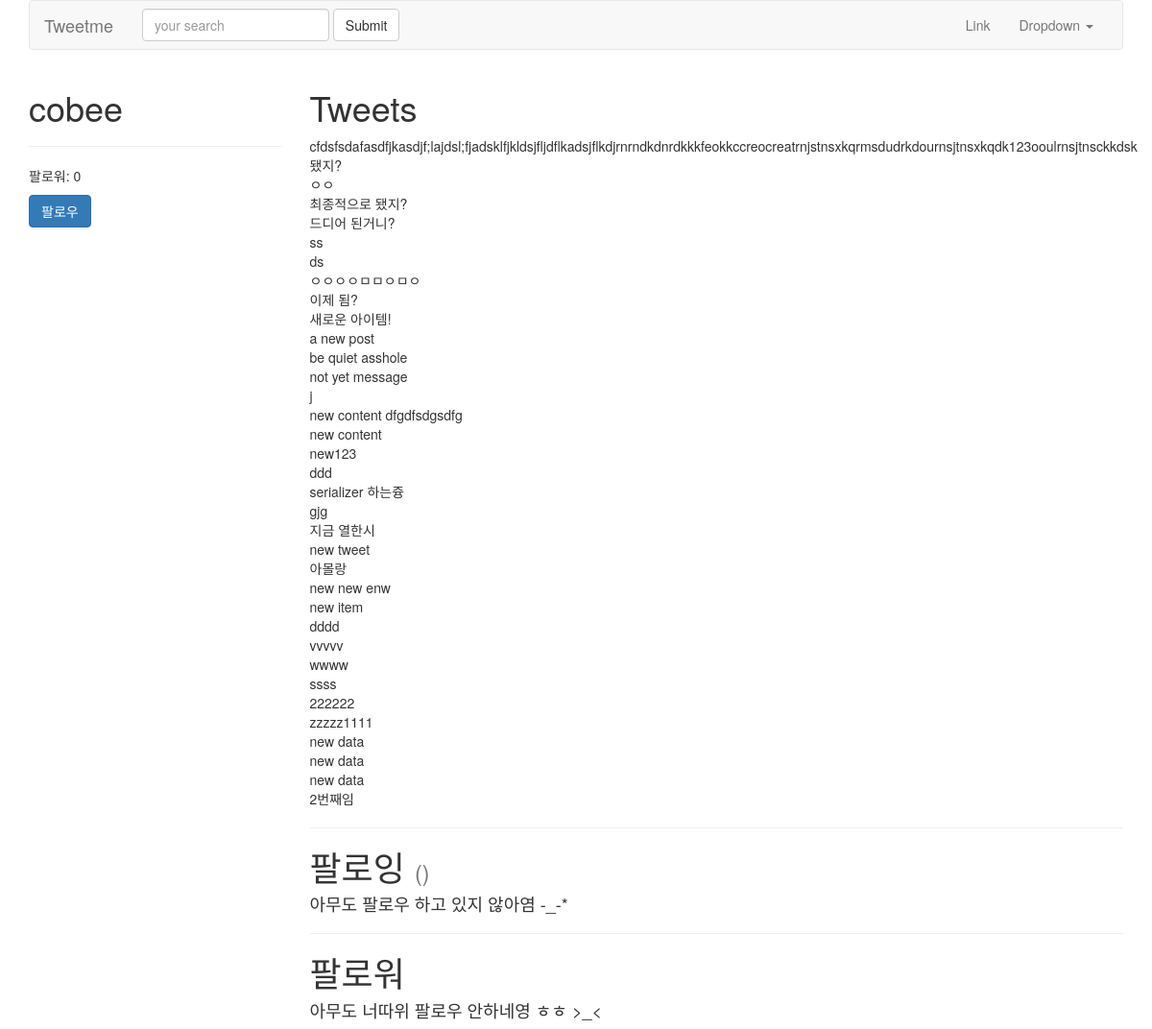
Page /cobee/ on the earlier database version.
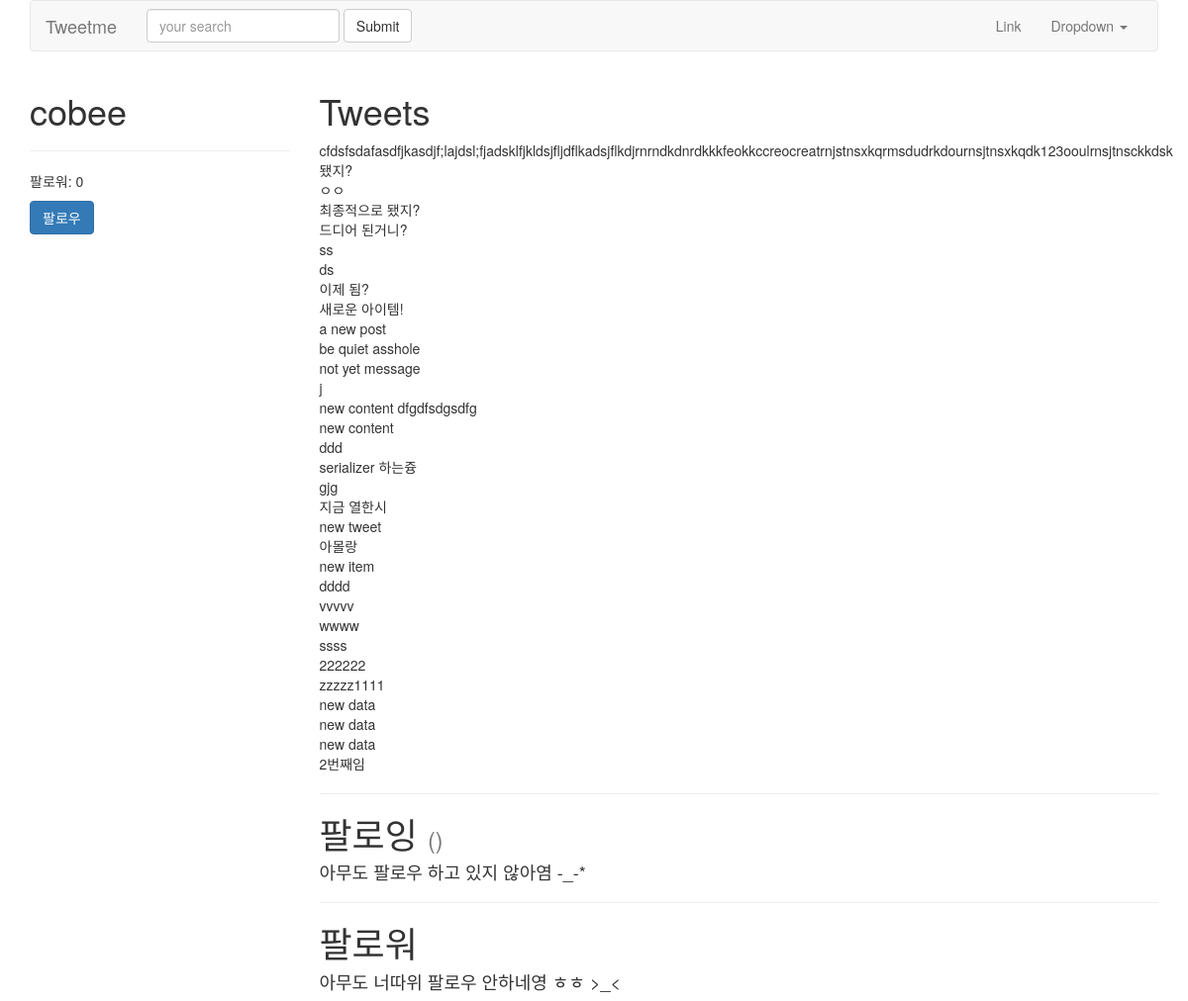
Same page on the later database version.
### tweets/models.py (models this page shows, shortened)
class Tweet(models.Model):
	user	  = models.ForeignKey(settings.AUTH_USER_MODEL)
	content   = models.CharField(max_length=140, validators=[validate_content])
	updated   = models.DateTimeField(auto_now=True)
	timestamp = models.DateTimeField(auto_now_add=True)
	def __str__(self):
		return str(self.content)
	class Meta:
		ordering = ['-timestamp']

### accounts/views.py (the view)
# urls.py: url(r'^(?P<username>[\w.@+-]+)/$', UserDetailView.as_view(), name='detail'),
class UserDetailView(DetailView):
	template_name = 'accounts/user_detail.html'
	queryset = User.objects.all()
	def get_object(self):
		return get_object_or_404(
			User,
			username__iexact=self.kwargs.get("username")
			)

### accounts/models.py (called while the page is built)
	def all(self):
		qs = self.get_queryset().all()
		try:
			if self.instance:
				qs = qs.exclude(user=self.instance)
		except:
			pass
		return qs

### accounts/templates/accounts/user_detail.html
{% extends "base.html" %}
{% block content %}
<div class='row'>
    <div class='col-sm-3 col-xs-12'>
        <h1>{{ object.username }} </h1>
        <hr/>
        <p>팔로워: {{ object.followed_by.all.count }}</p>
        <p>
        	<a href='{% url "profiles:follow" username=object.username %}'><button type="button" class="btn btn-primary">
        		{% if object in request.user.profile.following.all %}
        			언팔로우
        		{% else %}
        			팔로우
        		{% endif %}
        	</button></a>
        </p>
    </div>
    <div class='col-sm-9 col-xs-12'>
         <h1>Tweets</h1>
         {% for tweet in object.tweet_set.all %}
         {{ tweet }}<br/>
         {% endfor %}
         <hr/>
         <h1>팔로잉 <small>({{ object.profile.get_following.count }})</small></h1>
         	{% for user in object.profile.get_following %}
         		<a href="/{{ user.username }}">{{ user.username }}</a><br/>
         	{% empty %}
         		<h4>아무도 팔로우 하고 있지 않아염 -_-*</h4>
         	{% endfor %}
		<hr/>
        <h1>팔로워</h1>
        	{% for profile in object.followed_by.all %}
         		<a href="/{{ profile.user.username }}">{{ profile.user.username }}</a><br/>
         	{% empty %}
         		<h4>아무도 너따위 팔로우 안하네영 ㅎㅎ >_< </h4>
         	{% endfor %}
    </div>
</div>
{% endblock content %}

### templates/base.html (shortened to what this page needs)
{% load static %}
<!DOCTYPE html>
<html lang="ko">
<head>
	<link rel="stylesheet" href="https://maxcdn.bootstrapcdn.com/bootstrap/3.3.2/css/bootstrap.min.css">
</head>
<body>
	<div class='container'>
		{% include 'navbar.html' %}
		{% block content %}
		{% endblock content %}
	</div>
</body>
</html>

### templates/navbar.html (shortened to what this page needs)
<nav class="navbar navbar-default">
  <div class="container-fluid">
    <div class="navbar-header">
      <a class="navbar-brand" href="{% url 'home' %}">Tweetme</a>
    </div>
    <div class="collapse navbar-collapse" id="bs-example-navbar-collapse-1">
      {% include 'tweets/search_form.html' %}
      <ul class="nav navbar-nav navbar-right">
        <li><a href="#">Link</a></li>
        <li class="dropdown">
          <a href="#" class="dropdown-toggle" data-toggle="dropdown" role="button" aria-haspopup="true" aria-expanded="false">Dropdown <span class="caret"></span></a>
        </li>
      </ul>
    </div>
  </div>
</nav>

### tweets/templates/tweets/search_form.html
<form id='navbar-search-form' class="navbar-form navbar-left" method="GET" action='{% url "tweet:list" %}'>
	<div class="form-group">
		<input class="form-control" type="text" name="q" placeholder="your search" value="{{ request.GET.q }}" />
	</div>
	<input class="btn btn-default" type="submit" name="search">
</form>

Differences in the rows shown:
no longer on this page (row edited): Tweet: content "ㅇㅇㅇㅇㅁㅁㅇㅁㅇ"
no longer on this page (row edited): Tweet: content "new123"
no longer on this page (row edited): Tweet: content "new new enw"
